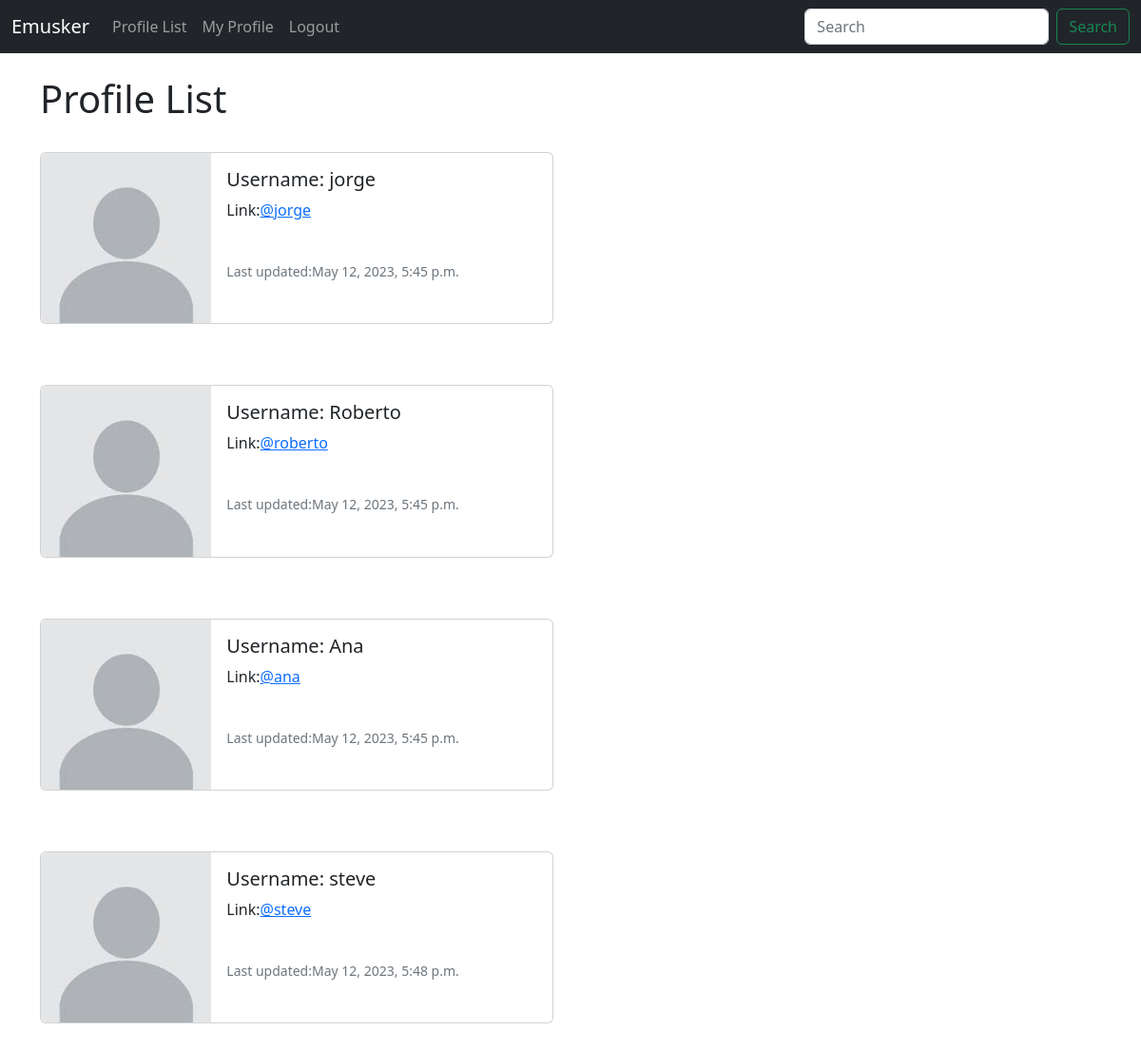
Page /profile_list (signed in) on the earlier database version.
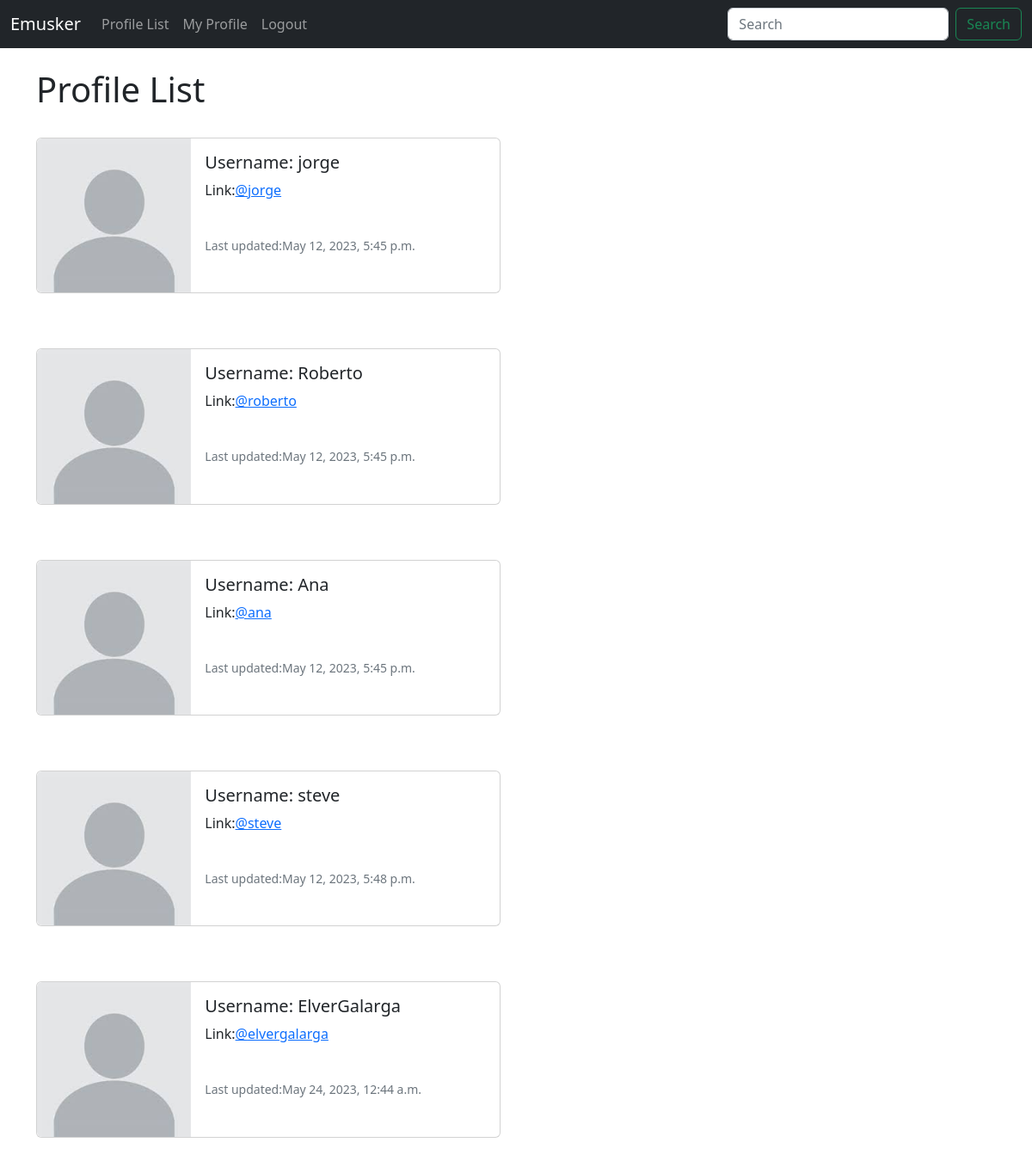
Same page on the later database version.
### musker/models.py (models this page shows)
class Profile(models.Model):
	user = models.OneToOneField(User, on_delete=models.CASCADE)
	follows = models.ManyToManyField("self",related_name="followed_by",symmetrical=False,blank=True)
	date_modified = models.DateTimeField(User, auto_now=True)
	profile_image = models.ImageField(null=True,blank=True, upload_to="images/")
	def __str__(self):
		return self.user.username

### musker/views.py (the view)
# urls.py: path('profile_list',views.profile_list, name='profile_list'),
def profile_list(request):
    if request.user.is_authenticated:
        profiles = Profile.objects.exclude(user=request.user)
        return render(request, 'profile_list.html',{"profiles":profiles})
    else:
        messages.success(request,("You must be logged."))
        return redirect('home')

### musker/templates/profile_list.html
{% extends 'base.html' %}
{%load static%}
{% block content %}
<h1>Profile List</h1>
<br/>
{%if profiles %}
   {%for profiles in profiles%}
   <div class="card mb-3" style="max-width: 540px;">
    <div class="row g-0">
      <div class="col-md-4">
        <img src="{%static 'images/default-picture.jpeg'%}" class="img-fluid rounded-start" alt="Profile picture">
      </div>
      <div class="col-md-8">
        <div class="card-body">
          <h5 class="card-title">Username: {{ profiles.user.username }}</h5>
          <p class="card-text">Link:<a href="{%url 'profile' profiles.user.id%}">@{{profiles.user.profile|lower}}</a> </p>
          <br/>
          <p class="card-text"><small class="text-muted">Last updated:{{profiles.date_modified}}</small></p>
        </div>
      </div>
    </div>
  </div>
       <br/>
       <br/>
   {%endfor%}
{%endif%}
{%endblock%}

Differences in the rows shown:
added Profile: user.username "ElverGalarga", user.profile "elvergalarga", date_modified "May 24, 2023, 12:44 a.m."
